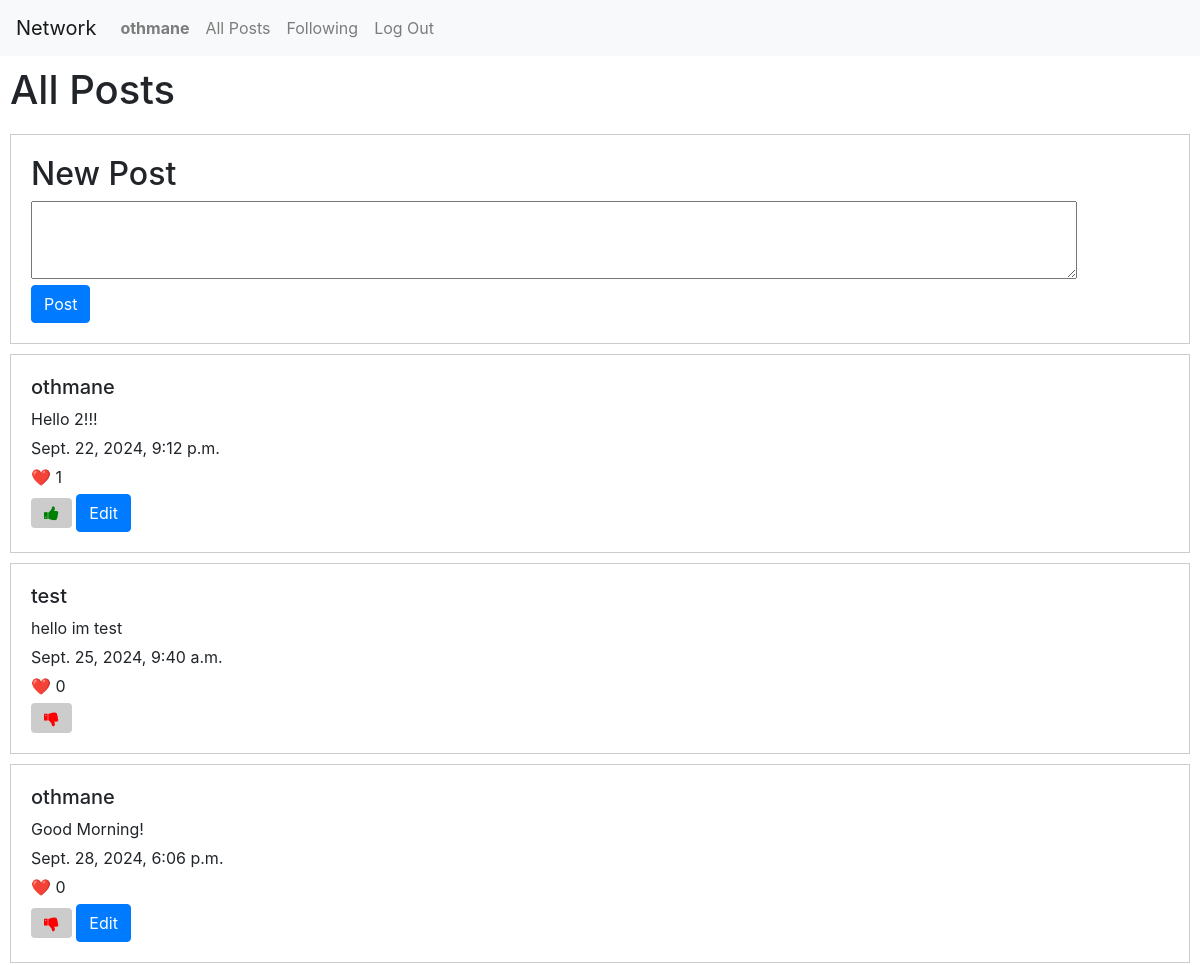
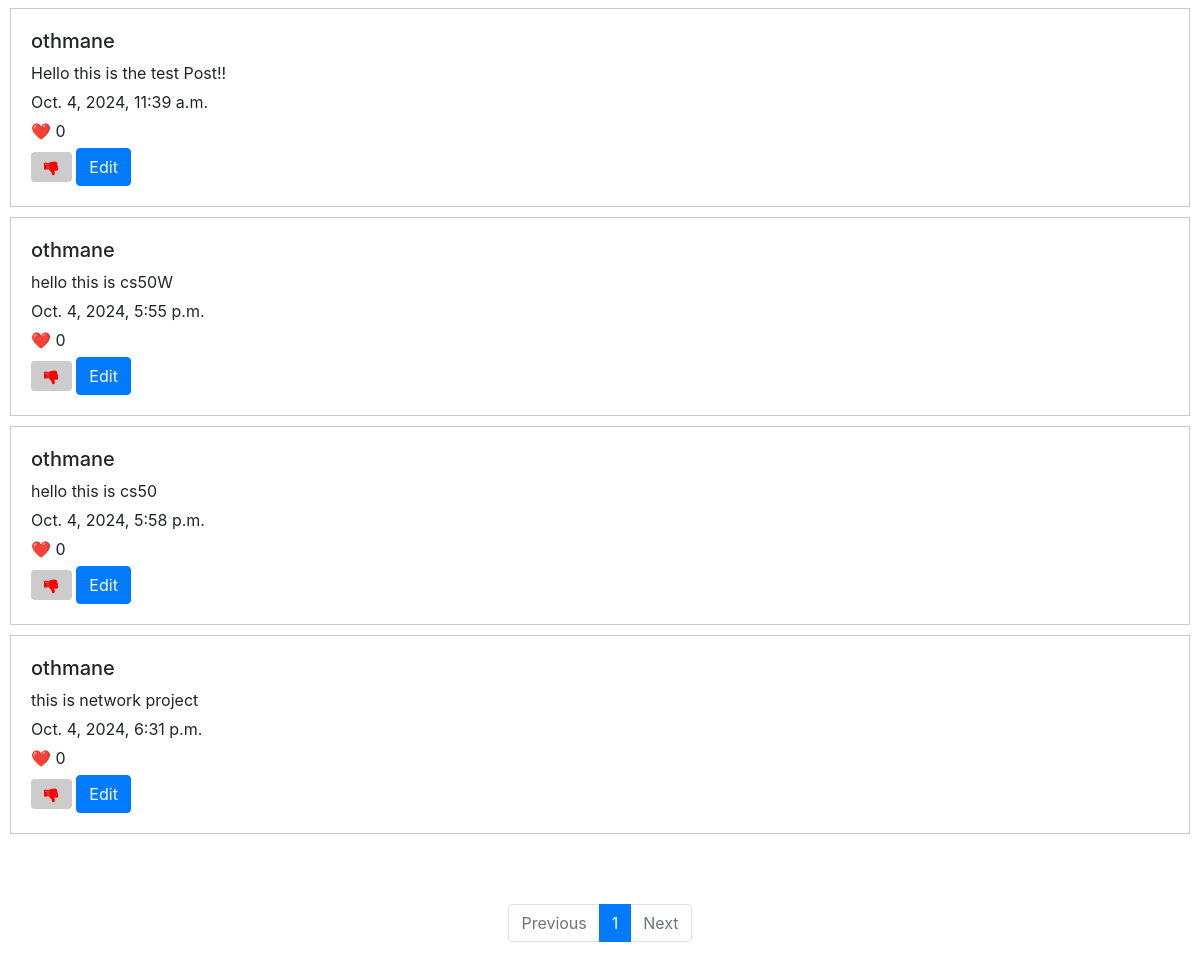
Screenshot of / (signed in) with the database file from the repository (2 pictures, top to bottom).
### network/models.py (models this page shows, shortened)
class User(AbstractUser):
    pass

class Posts(models.Model):
    text = models.CharField(max_length=300)
    user = models.ForeignKey(User, on_delete=models.CASCADE, related_name="tweet")
    date = models.DateTimeField(auto_now_add=True)
    likes = models.PositiveBigIntegerField(default=0)

### network/views.py (the view)
# urls.py: path("", views.index, name="index"),
def index(request):
    tweets = Posts.objects.all()
    p = Paginator(tweets, 10)
    page_number = request.GET.get('page')
    page_obj = p.get_page(page_number)
    likes = list(Likes.objects.filter(user=request.user).values_list('post_id', flat=True))
    return render(request, "network/index.html", {
        "pages": page_obj,
        "likes": likes
    })

### network/templates/network/index.html (shortened to what this page needs)
{% extends "network/layout.html" %}
{% load static %}
{% block body %}
    <h1>All Posts</h1>
    {% if user.is_authenticated %}
        <div id="new-post" style="padding: 20px; margin: 10px; border: 1px solid #ccc;">
            <h2>New Post</h2>
            <form action="{% url 'post' %}" method="post" >
                <textarea name="text" rows="3" cols="100"></textarea>
                <br/>
                <input class="btn btn-primary" type="submit" value="Post">
            </form>
        </div>
        {% for tweet in pages %}
            <div class="posts" style="padding: 20px; margin: 10px; border: 1px solid #ccc;">
                <h5> {{tweet.user}} </h2>
                <p style="margin: 5px 0;"> {{tweet.text}} </p>
                <p style="margin: 5px 0;"> {{tweet.date}} </p>
                <p id="like-count-{{ tweet.id }}" style="margin: 5px 0;">❤️ {{tweet.likes}} </p>
                {% if tweet.id in likes %}
                    <button data-liked="true" class="btn btn fa fa-thumbs-up like-btn" id="{{tweet.id}}" style="background-color:#ccc; color: green;"></button>
                {% else %}
                    <button data-liked="false" id="{{tweet.id}}" class="btn fa fa-thumbs-down unlike-btn" style="background-color:#ccc; color: red;"></button>
                {% endif %}
                {% if user == tweet.user %}
                    <button id="edit" class="btn btn-primary">Edit</button>
                {% endif %}
            </div>
        {% endfor %}
        <nav aria-label="..." style="margin-top: 70px;">
            <ul class="pagination d-flex justify-content-center">
                {% if pages.has_previous %}
                    <li class="page-item">
                        <a class="page-link" href="?page={{ pages.previous_page_number }}" tabindex="-1" aria-disabled="true">Previous</a>
                    </li>
                {% else %}
                    <li class="page-item disabled">
                        <a class="page-link" href="#" tabindex="-1" aria-disabled="true">Previous</a>
                    </li>
                {% endif %}
                <li class="page-item active" aria-current="page">
                    <a class="page-link" href="#"> {{pages.number}}  </a>
                </li>
                {% if pages.has_next %}
                    <li class="page-item">
                        <a class="page-link" href="?page={{ pages.next_page_number }}" tabindex="-1" aria-disabled="true">Next</a>
                    </li>
                {% else %}
                    <li class="page-item disabled">
                        <a class="page-link" href="#" tabindex="-1" aria-disabled="true">Next</a>
                    </li>
                {% endif %}
            </ul>
        </nav>
    {% endif %}
{% endblock %}

### network/templates/network/layout.html (shortened to what this page needs)
{% load static %}
<!DOCTYPE html>
<html lang="en">
    <head>
        <link rel="stylesheet" href="https://stackpath.bootstrapcdn.com/bootstrap/4.4.1/css/bootstrap.min.css">
        <link href="{% static 'network/styles.css' %}" rel="stylesheet">
        <link rel="stylesheet" href="https://cdnjs.cloudflare.com/ajax/libs/font-awesome/4.7.0/css/font-awesome.min.css">
    </head>
    <body>
        <nav class="navbar navbar-expand-lg navbar-light bg-light">
            <a class="navbar-brand" href="#">Network</a>
            <div>
              <ul class="navbar-nav mr-auto">
                {% if user.is_authenticated %}
                    <li class="nav-item">
                        <a class="nav-link" href="{% url 'profile' profile_id=user.id %}"><strong>{{ user.username }}</strong></a>
                    </li>
                {% endif %}
                <li class="nav-item">
                  <a class="nav-link" href="{% url 'index' %}">All Posts</a>
                </li>
                {% if user.is_authenticated %}
                    <li class="nav-item">
                        <a class="nav-link" href="{% url 'following' %}">Following</a>
                    </li>
                    <li class="nav-item">
                        <a class="nav-link" href="{% url 'logout' %}">Log Out</a>
                    </li>
                {% endif %}
              </ul>
            </div>
          </nav>
        <div class="body">
            {% block body %}
            {% endblock %}
        </div>
    </body>
</html>

### network/static/network/styles.css (style rules this page uses)
#new-post { padding: 40px; }
h1 { padding: 10px; }

### rows the page displays
User: username "othmane"
Posts: user "othmane", text "Hello 2!!!", date "Sept. 22, 2024, 9:12 p.m.", likes "1"
Posts: user "test", text "hello im test", date "Sept. 25, 2024, 9:40 a.m.", likes "0"
Posts: user "othmane", text "Good Morning!", date "Sept. 28, 2024, 6:06 p.m.", likes "0"
Posts: user "othmane", text "Hello this is the test Post!!", date "Oct. 4, 2024, 11:39 a.m.", likes "0"
Posts: user "othmane", text "hello this is cs50W", date "Oct. 4, 2024, 5:55 p.m.", likes "0"
Posts: user "othmane", text "hello this is cs50", date "Oct. 4, 2024, 5:58 p.m.", likes "0"
Posts: user "othmane", text "this is network project", date "Oct. 4, 2024, 6:31 p.m.", likes "0"

### other values shown
{{ pages.number }} "1"
